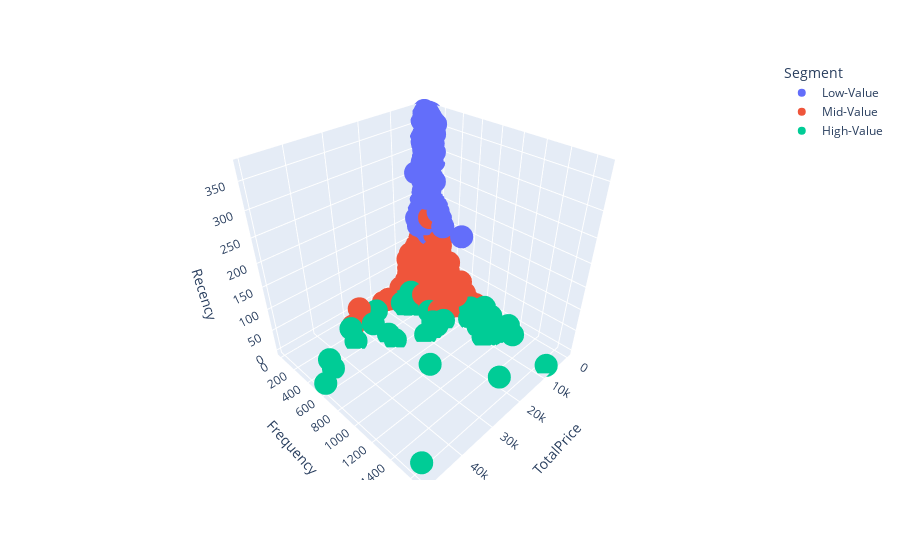

Source (notebook cell):
### Code cell
fig = px.scatter_3d(df_graph, x='TotalPrice', y='Frequency', z='Recency',
              color='Segment')
fig.show()

### Figure 1 — Plotly figure (JSON) as saved in the notebook; plotly's stock layout.template omitted (floating-point values rounded to 4 significant figures; data arrays with more than 128 entries replaced by an {"elided": "..."} marker saying what was removed)
{"data": [{"hovertemplate": "Segment=Low-Value<br>TotalPrice=%{x}<br>Frequency=%{y}<br>Recency=%{z}<extra></extra>", "legendgroup": "Low-Value", "marker": {"color": "#636efa", "symbol": "circle"}, "mode": "markers", "name": "Low-Value", "scene": "scene", "showlegend": true, "type": "scatter3d", "x": {"elided": "1915 float values"}, "y": {"elided": "1915 int values"}, "z": {"elided": "1915 int values"}}, {"hovertemplate": "Segment=Mid-Value<br>TotalPrice=%{x}<br>Frequency=%{y}<br>Recency=%{z}<extra></extra>", "legendgroup": "Mid-Value", "marker": {"color": "#EF553B", "symbol": "circle"}, "mode": "markers", "name": "Mid-Value", "scene": "scene", "showlegend": true, "type": "scatter3d", "x": {"elided": "1914 float values"}, "y": {"elided": "1914 int values"}, "z": {"elided": "1914 int values"}}, {"hovertemplate": "Segment=High-Value<br>TotalPrice=%{x}<br>Frequency=%{y}<br>Recency=%{z}<extra></extra>", "legendgroup": "High-Value", "marker": {"color": "#00cc96", "symbol": "circle"}, "mode": "markers", "name": "High-Value", "scene": "scene", "showlegend": true, "type": "scatter3d", "x": [8791.0, 4604.0, 5651.0, 8508.0, 4802.0, 8021.0, 6315.0, 4691.0, 5856.0, 10640.0, 5044.0, 4154.0, 7831.0, 7429.0, 8215.0, 3055.0, 27290.0, 15390.0, 14360.0, 16590.0, 13530.0, 25630.0, 16590.0, 28840.0, 16360.0, 16490.0, 33400.0, 13110.0, 20370.0, 13230.0, 15610.0, 15770.0, 34890.0, 18130.0, 14030.0, 15630.0, 27220.0, 13630.0, 27400.0, 28240.0, 19510.0, 44970.0, 43900.0, 49510.0, 48260.0], "y": [1136, 897, 1278, 971, 896, 1140, 1118, 1203, 798, 1088, 936, 980, 850, 1672, 1106, 967, 473, 363, 306, 720, 244, 252, 266, 334, 304, 321, 206, 690, 705, 511, 210, 642, 336, 705, 270, 208, 204, 330, 566, 1020, 1500, 469, 367, 580, 1604], "z": [5, 4, 10, 2, 11, 0, 15, 19, 16, 2, 32, 9, 3, 0, 0, 4, 1, 1, 32, 8, 6, 24, 8, 16, 1, 0, 7, 1, 0, 2, 0, 3, 0, 1, 0, 0, 0, 3, 0, 11, 9, 3, 3, 9, 7]}], "layout": {"legend": {"title": {"text": "Segment"}, "tracegroupgap": 0}, "margin": {"t": 60}, "scene": {"domain": {"x": [0, 1], "y": [0, 1]}, "xaxis": {"title": {"text": "TotalPrice"}}, "yaxis": {"title": {"text": "Frequency"}}, "zaxis": {"title": {"text": "Recency"}}}}}
